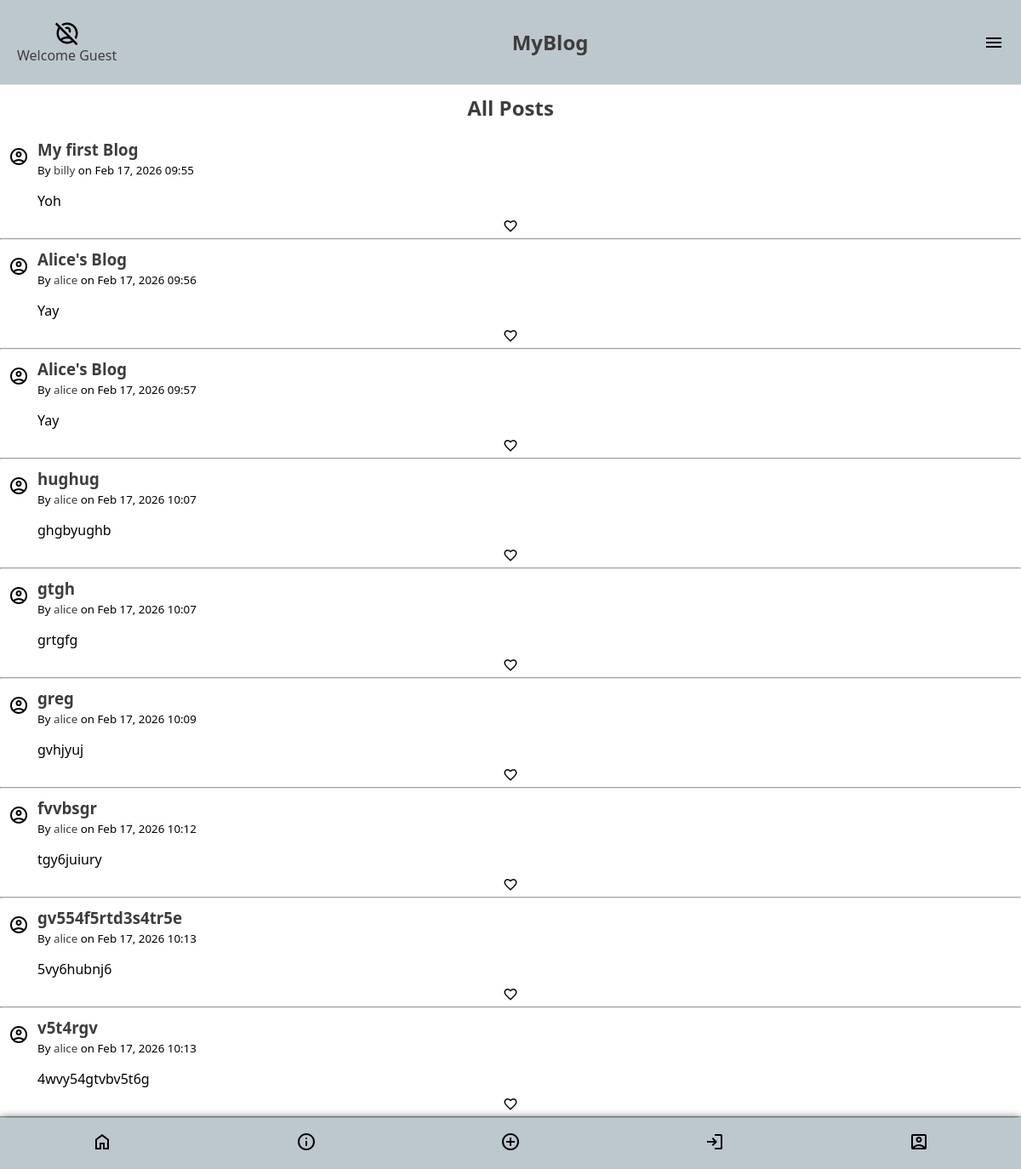
The page / on the database its author committed.
### app.py (models this page shows)
class Post(db.Model):
    id = db.Column(db.Integer, primary_key=True)
    title = db.Column(db.String(200), nullable=False)
    content = db.Column(db.Text, nullable=False)
    user_id = db.Column(db.Integer, db.ForeignKey('user.id'))
    author_obj = db.relationship('User', backref='posts')
    created_at = db.Column(db.DateTime, default=datetime.utcnow)

class User(db.Model):
    id = db.Column(db.Integer, primary_key=True)
    username = db.Column(db.String(200), unique=True, nullable=False)
    password = db.Column(db.String(200), nullable=False)
    is_admin = db.Column(db.Boolean, nullable=False)
    email = db.Column(db.String(200), unique=True, nullable=False)
    bio = db.Column(db.Text, default="Hello! I'm new here.")
    joined_at = db.Column(db.DateTime, default=datetime.utcnow)
    profile_pic = db.Column(db.String(200), default="default.svg")

### app.py (the view)
@app.route("/")
def home():
    posts = Post.query.all()
    return render_template("index.html", posts=posts)

### templates/index.html (shortened to what this page needs)
{% extends "base.html" %}
{% block content %}
<div class="main-content">
    <div class="header">
    {% if session.get("user") %}
        <a href="{{ url_for('home') }}"><h2 class="header-1 links">All Posts</h2></a>
        <a href="{{ url_for('my_posts') }}"><h2 class="header-2 links">My Posts</h2></a>
    {% else %}
    <a href="" class="links"><h2 class="header-1">All Posts</h2></a>
    {% endif %}
    </div>
    {% for post in posts %}
        <div class="post">
            <div class="post-heading">
                <a href="{{ url_for('profile', username=post.author_obj.username) }}"></a>
                <div class="post-heading-content">
                    <h3><a href="{{ url_for('show_post', post_id=post.id) }}" class="links">{{ post.title }}</a></h3>
                    <p><small>By <a href="{{ url_for('profile', username=post.author_obj.username) }}"><span class="links">{{ post.author_obj.username }}</span></a> on {{ post.created_at.strftime('%b %d, %Y %H:%M') }}</small></p>
                </div>
            </div>
        <p class="post-content">{{ post.content[:120] }}</p>
        </div>
    {% if session.get("user") == post.author_obj.username or session.get("is_admin") %}
        <div class="post-edit">
            <a href=""><svg xmlns="http://www.w3.org/2000/svg" height="18px" viewBox="0 -960 960 960" width="18px" fill="#000"><path d="m480-120-58-52q-101-91-167-157T150-447.5Q111-500 95.5-544T80-634q0-94 63-157t157-63q52 0 99 22t81 62q34-40 81-62t99-22q94 0 157 63t63 157q0 46-15.5 90T810-447.5Q771-395 705-329T538-172l-58 52Zm0-108q96-86 158-147.5t98-107q36-45.5 50-81t14-70.5q0-60-40-100t-100-40q-47 0-87 26.5T518-680h-76q-15-41-55-67.5T300-774q-60 0-100 40t-40 100q0 35 14 70.5t50 81q36 45.5 98 107T480-228Zm0-273Z"/></svg></a>
            <a href="{{ url_for('edit_post', post_id=post.id) }}"><svg xmlns="http://www.w3.org/2000/svg" height="18px" viewBox="0 -960 960 960" width="18px" fill="#000"><path d="M560-80v-123l221-220q9-9 20-13t22-4q12 0 23 4.5t20 13.5l37 37q8 9 12.5 20t4.5 22q0 11-4 22.5T903-300L683-80H560Zm300-263-37-37 37 37ZM620-140h38l121-122-18-19-19-18-122 121v38ZM240-80q-33 0-56.5-23.5T160-160v-640q0-33 23.5-56.5T240-880h320l240 240v120h-80v-80H520v-200H240v640h240v80H240Zm280-400Zm241 199-19-18 37 37-18-19Z"/></svg></a>
            <form action="{{ url_for('delete_post', post_id=post.id) }}" method='POST' onsubmit='return confirmDelete()'>
                <button class="delete-btn"><svg xmlns="http://www.w3.org/2000/svg" height="18px" viewBox="0 -960 960 960" width="18px" fill="#000"><path d="M280-120q-33 0-56.5-23.5T200-200v-520h-40v-80h200v-40h240v40h200v80h-40v520q0 33-23.5 56.5T680-120H280Zm400-600H280v520h400v-520ZM360-280h80v-360h-80v360Zm160 0h80v-360h-80v360ZM280-720v520-520Z"/></svg></button>
            </form>
        </div>
    {% else %}
        <div class="post-edit">
            <a href=""></a>
        </div>
    {% endif %}
        <hr>
    {% endfor %}
</div>
{% endblock %}

### static/style.css (style rules this page uses)
* { margin: 0; padding: 0; box-sizing: border-box; }
a { text-decoration: none; }
body { min-height: 100vh; font-family: 'Segoe UI', Tahoma, Geneva, Verdana, sans-serif; background-color: #ffffff; }
.post-edit { display: flex; align-items: center; justify-content: space-around; }
.header { display: flex; justify-content: space-around; margin: 10px 0 20px; }
.post { margin: 10px 10px 0; }
.post-heading { display: flex; align-items: center; gap: 10px; }
.post-heading-content { flex-grow: 1; text-align: start; }
.post-content { margin-top: 15px; margin-left: 34px; margin-bottom: 10px; }
.links { color: #3f3d3c; }
.main-content { padding-bottom: 60px; }

### rows shown on the page
Post: title "My first Blog", author_obj.username "billy", created_at "Feb 17, 2026 09:55", content "Yoh"
Post: title "Alice's Blog", author_obj.username "alice", created_at "Feb 17, 2026 09:56", content "Yay"
Post: title "Alice's Blog", author_obj.username "alice", created_at "Feb 17, 2026 09:57", content "Yay"
Post: title "hughug", author_obj.username "alice", created_at "Feb 17, 2026 10:07", content "ghgbyughb"
Post: title "gtgh", author_obj.username "alice", created_at "Feb 17, 2026 10:07", content "grtgfg"
Post: title "greg", author_obj.username "alice", created_at "Feb 17, 2026 10:09", content "gvhjyuj"
Post: title "fvvbsgr", author_obj.username "alice", created_at "Feb 17, 2026 10:12", content "tgy6juiury"
Post: title "gv554f5rtd3s4tr5e", author_obj.username "alice", created_at "Feb 17, 2026 10:13", content "5vy6hubnj6"
Post: title "v5t4rgv", author_obj.username "alice", created_at "Feb 17, 2026 10:13", content "4wvy54gtvbv5t6g"
